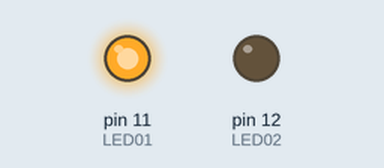
The sketch below on a simulated Arduino Uno, built with avr-gcc and run on an emulated ATmega328P. On the bench: output pins drawn as LEDs (lit = HIGH).

Above: at 0.5 s.
At 10.5 s:
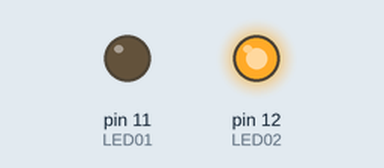
At 19.5 s:
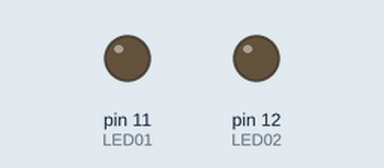
Timing chart, 0 to 20.8 s (numbered marks = the images above):
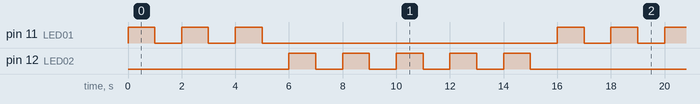

Measured:
- by itself, pin 11 (LED01): repeats every 16.0 s: 2 × (LOW 1.0 s, HIGH 1.0 s), LOW 11.0 s, HIGH 1.0 s
- by itself, pin 12 (LED02): repeats every 16.0 s: 4 × (LOW 1.0 s, HIGH 1.0 s), LOW 7.0 s, HIGH 1.0 s
- by itself, everything shown: repeats every 16.0 s, in 16 steps

The sketch:

sketch05d.ino
```cpp
/*
  Esercizio 5d
  Utilizzando due LED (che chiameremo LED01 e LED02)
  realizzare un doppio lampeggiatore con la seguente
  funzionalità:

   - 3 accensioni e spegnimenti del LED01 e
     successivamente 5 accensioni e spegnimenti del LED02.

  Si utilizza il ciclo for per ripetere le accensioni e gli spegnimenti
  dei due LED.

  Utilizzare un qualsiasi pin digitale dal 3 al 12
  (nell’esempio è stato usato il pin 12 e 11) fissare i tempi
  di accensione e spegnimento ad 1 secondo.

  Variazioni e commenti:
  Prof. Michele Maffucci
  05.03.2014

  Per maggiori informazioni sulle istruzioni
  usate in questo codice:

  http://wp.me/p4kwmk-1Ps

  Per approfondimenti sull'uso del for consultare
  il seguente link:

  http://wp.me/p4kwmk-1JS

  Questo codice è di dominio pubblico
 */

// Sulla maggior parte delle schede Arduino
// il pin 12 è connesso il LED L che si trova sulla scheda
// assegnamo al pin 12 il nome "led"

int LED01 = 11;
int LED02 = 12;

// La routine setup viene eseguita solo una volta
// ed ogni volta che riavviamo la scheda premendo il pulsante
// di reset oppure diamo alimentazione alla scheda.

void setup() {
  // inizializzazione dei pin digitali come output.
  pinMode(LED01, OUTPUT);
  pinMode(LED02, OUTPUT);
}

// la routine loop funzionerà indefinitivamente
void loop() {

  // ciclo LED01
  for (int i=0; i<3; i++)        // variabile i usata per contare i cicli di accensione
  {                              // e spegnimento
    digitalWrite(LED01, HIGH);   // accende il LED01 (livello di tensione HIGH)
    delay(1000);                 // attesa di 1 secondo
    digitalWrite(LED01, LOW);    // spegne il LED01 (livello di tensione LOW)
    delay(1000);                 // attesa di 1 secondo
  }

  // ciclo LED02
  for (int i=0; i<5; i++)        // variabile i usata per contare i cicli di accensione
  {                              // e spegnimento
    digitalWrite(LED02, HIGH);   // accende il LED02 (livello di tensione HIGH)
    delay(1000);                 // attesa di 1 secondo
    digitalWrite(LED02, LOW);    // spegne il LED02 (livello di tensione LOW)
    delay(1000);                 // attesa di 1 secondo
  }
}
```
